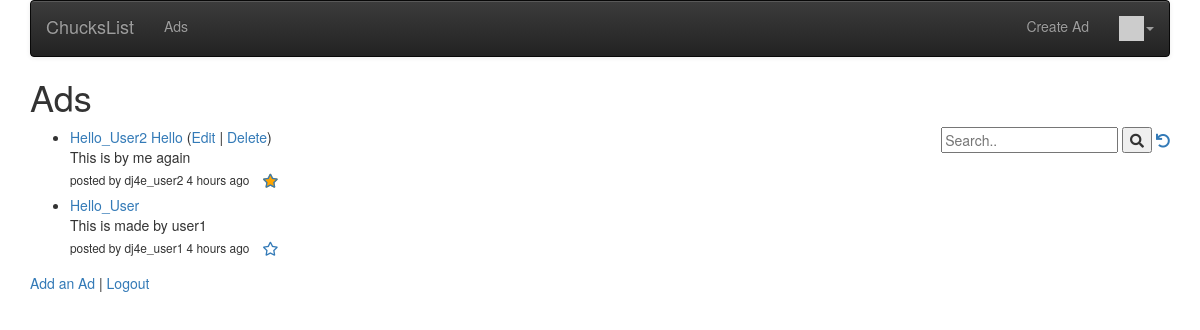
Screenshot of /ads/ (signed in) with the database file from the repository.
### ads/models.py (models this page shows, shortened)
class Ad(models.Model) :
    title = models.CharField(
            max_length=200,
            validators=[MinLengthValidator(2, "Title must be greater than 2 characters")]
    )
    price = models.DecimalField(max_digits=7, decimal_places=2, null=True)
    text = models.TextField()
    owner = models.ForeignKey(settings.AUTH_USER_MODEL, on_delete=models.CASCADE)
    created_at = models.DateTimeField(auto_now_add=True)
    updated_at = models.DateTimeField(auto_now=True)
    picture = models.BinaryField(null=True, editable=True)
    content_type = models.CharField(max_length=256, null=True, help_text='The MIMEType of the file')
    owner = models.ForeignKey(settings.AUTH_USER_MODEL, on_delete=models.CASCADE)
    comments = models.ManyToManyField(settings.AUTH_USER_MODEL,
        through='Comment', related_name='comments_owned')
    favorites = models.ManyToManyField(settings.AUTH_USER_MODEL,
        through='Fav', related_name='favorite_ads')

### ads/views.py (the view)
# urls.py: path('', views.AdListView.as_view()),
class AdListView(OwnerListView):
    model = Ad
    template_name = "ads/ad_list.html"
    def get(self, request) :
        strval =  request.GET.get("search", False)
        if strval :
            query = Q(title__contains=strval)
            query.add(Q(text__contains=strval), Q.OR)
            objects = Ad.objects.filter(query).select_related().order_by('-updated_at')[:10]
        else :
            objects = Ad.objects.all().order_by('-updated_at')[:10]
        for obj in objects:
            obj.natural_updated = naturaltime(obj.updated_at)
        ad_list = Ad.objects.all()
        favorites = list()
        if request.user.is_authenticated:
            rows = request.user.favorite_ads.values('id')
            favorites = [ row['id'] for row in rows ]
        ctx = {'ad_list' : objects, 'favorites': favorites,'search': strval}
        dump_queries()
        return render(request, self.template_name, ctx)

### ads/utils.py (called while the page is built)
def dump_queries() :
    qs = connection.queries
    for q in qs:
        print(q)

### home/context_processors.py (called while the page is built)
def settings(request):
    return {
        'settings': django_settings,
    }

### home/templatetags/app_tags.py (called while the page is built)
@register.filter(name='gravatar')
def gravatar(user, size=35):
    email = str(user.email.strip().lower()).encode('utf-8')
    email_hash = md5(email).hexdigest()
    url = "//www.gravatar.com/avatar/{0}?s={1}&d=identicon&r=PG"
    return url.format(email_hash, size)

### ads/templates/ads/ad_list.html (shortened to what this page needs)
{% extends "base_menu.html" %}
{% block content %}
<h1>Ads</h1>
<div style="float:right">
<form>
  <input type="text" placeholder="Search.." name="search"
  >
  <button type="submit"><i class="fa fa-search"></i></button>
<a href="{% url 'ads:all' %}"><i class="fa fa-undo"></i></a>
</form>
</div>
<p>
{% if ad_list %}
<ul>
  {% for ads in ad_list %}
    <li>
        <a href="{% url 'ads:ad_detail'  ads.id %}">{{ ads.title }}</a>
        {% if ads.owner == user %}
        (<a href="{% url 'ads:ad_update' ads.id %}">Edit</a> |
        <a href="{% url 'ads:ad_delete' ads.id %}">Delete</a>)
        {% endif %}
        <div style="left:10px">
            {% if ads.text|length < 100 %}
                {{ ads.text }}
            {% else %}
                {{ ads.text|slice:"0:99" }}
                <a href="{% url 'ads:ad_detail'  ads.id %}">...</a>
            {% endif %}
        </div>
        <small>
        {% if ads.owner.username %}
            posted by {{ ads.owner.username }}
        {% endif %}
        {{ ads.natural_updated }}
        </small>
        {% if user.is_authenticated %}
        <a href="#" onclick=
            "favPost('{% url 'ads:ad_unfavorite' ads.id %}', {{ ads.id }} );return false;"
            id="favorite_star_{{ads.id}}">
        <span class="fa-stack" style="vertical-align: middle;">
        <i class="fa fa-star fa-stack-1x" style="color: orange;"></i>
        <i class="fa fa-star-o fa-stack-1x"></i>
        </span>
        </a>
        <a href="#" onclick=
             "favPost('{% url 'ads:ad_favorite' ads.id %}', {{ ads.id }} );return false;"
            id="unfavorite_star_{{ads.id}}">
        <span class="fa-stack" style="vertical-align: middle;">
        <i class="fa fa-star-o fa-stack-1x"></i>
        </span>
        </a>
        {% endif %}
    </li>
  {% endfor %}
</ul>
{% else %}
  <p>There are no ads in the database.</p>
{% endif %}
</p>
<p>
<a href="{% url 'ads:ad_create' %}">Add an Ad</a> |
{% if user.is_authenticated %}
<a href="{% url 'logout' %}?next={% url 'ads:all' %}">Logout</a>
{% else %}
<a href="{% url 'login' %}?next={% url 'ads:all' %}">Login</a>
{% endif %}
</p>
{% endblock %}

### home/templates/base_menu.html (shortened to what this page needs)
{% extends "base_bootstrap.html" %}
{% block navbar %}
{% load app_tags %}
<nav class="navbar navbar-default navbar-inverse">
  <div class="container-fluid">
    <div class="navbar-header">
        <a class="navbar-brand" href="/">{{ settings.APP_NAME }}</a>
    </div>
    <ul class="nav navbar-nav">
      {% url 'ads' as ads %}
      <li {% if request.get_full_path == ads %}class="active"{% endif %}>
          <a href="{% url 'ads:all' %}">Ads</a></li>
    </ul>
    <ul class="nav navbar-nav navbar-right">
        {% if user.is_authenticated %}
        <li>
        <a href="{% url 'ads:ad_create' %}">Create Ad</a>
        </li>
        <li class="dropdown">
            <a href="#" data-toggle="dropdown" class="dropdown-toggle">
                <img style="width: 25px;" src="{{ user|gravatar:60 }}"/><b class="caret"></b>
            </a>
        </li>
        {% else %}
        <li>
        <a href="{% url 'login' %}?next={% url 'ads:all' %}">Login</a>
        </li>
        {% endif %}
    </ul>
  </div>
</nav>
{% endblock %}

### home/templates/base_bootstrap.html (shortened to what this page needs)
<!DOCTYPE html>
<html>
<head>
<link rel="stylesheet"
    href="https://maxcdn.bootstrapcdn.com/bootstrap/3.4.0/css/bootstrap.min.css"
>
<link rel="stylesheet"
    href="https://maxcdn.bootstrapcdn.com/bootstrap/3.4.0/css/bootstrap-theme.min.css"
>
<link rel="stylesheet"
    href="https://code.jquery.com/ui/1.12.1/themes/ui-lightness/jquery-ui.css"
>
<link rel="stylesheet" href="https://use.fontawesome.com/releases/v5.8.1/css/all.css">
<link rel="stylesheet" href="https://use.fontawesome.com/releases/v5.8.1/css/v4-shims.css">
</head>
<body>
<div class="container">
{% block navbar %} {% endblock %}
{% block content %}
{% endblock %}
</div>
</body>
</html>

### rows the page displays
Ad: title "Hello_User2 Hello", shows "Edit", text "This is by me again", owner.username "dj4e_user2", natural_updated "4 hours ago"
Ad: title "Hello_User", text "This is made by user1", owner.username "dj4e_user1", natural_updated "4 hours ago"

### other values shown
{{ settings.APP_NAME }} "ChucksList"
